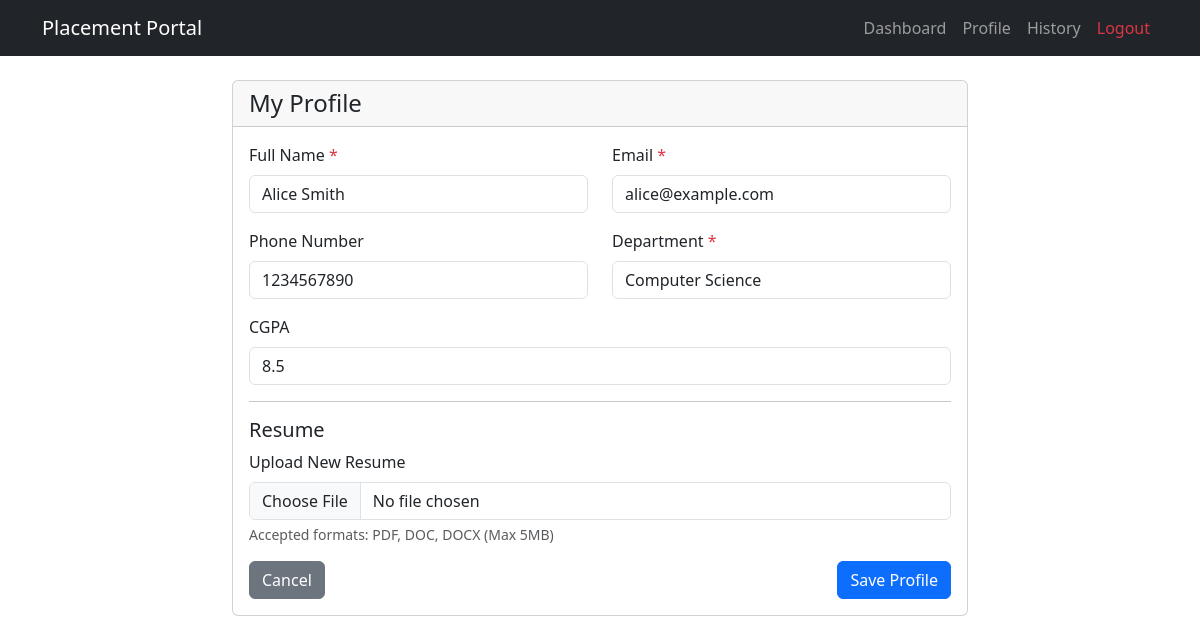
The app's page /student/profile (signed in) with its own data.
### tables this page shows
CREATE TABLE students (
            id          INTEGER PRIMARY KEY AUTOINCREMENT,
            user_id     INTEGER UNIQUE NOT NULL,
            full_name   TEXT    NOT NULL,
            email       TEXT    UNIQUE NOT NULL,
            phone       TEXT,
            department  TEXT,
            cgpa        REAL    DEFAULT 0.0,
            resume_path TEXT,
            created_at  TEXT    DEFAULT CURRENT_TIMESTAMP,
            FOREIGN KEY (user_id) REFERENCES users(id) ON DELETE CASCADE
        );

### student.py (the view, shortened to what this page needs)
@student_bp.route('/profile', methods=['GET', 'POST'])
@login_required
@role_required('student')
def profile():
    student = get_current_student()
    conn = get_db()
    conn.close()
    return render_template('student/profile.html', student=student)

### helpers.py (called while the page is built)
def get_db():
    conn = sqlite3.connect(DATABASE)
    conn.row_factory = sqlite3.Row   # access columns by name: row['full_name']
    conn.execute("PRAGMA foreign_keys = ON")
    return conn

def role_required(*roles):
    def decorator(f):
        @wraps(f)
        def decorated(*args, **kwargs):
            if not current_user.is_authenticated:
                abort(401)
            if current_user.role not in roles:
                abort(403)
            return f(*args, **kwargs)
        return decorated
    return decorator

def load_user(user_id):
    from models import get_user_by_id
    return get_user_by_id(user_id)

### models.py (called while the page is built)
def get_user_by_id(user_id):
    conn = sqlite3.connect(DATABASE)
    conn.row_factory = sqlite3.Row
    cursor = conn.cursor()
    user = cursor.execute(
        "SELECT * FROM users WHERE id = ?",
        (user_id,)
    ).fetchone()
    conn.close()
    if user:
        return User(user['id'], user['username'], user['role'], user['is_active'])
    return None

    @property
    def is_active(self):
        return self._active == 1

### student.py (called while the page is built)
def get_current_student():
    conn = get_db()
    student = conn.execute(
        "SELECT * FROM students WHERE user_id = ?",
        (current_user.id,)
    ).fetchone()
    conn.close()
    return student

### templates/student/profile.html (shortened to what this page needs)
{% extends "base.html" %}
{% block content %}
<div class="row">
    <div class="col-md-8 mx-auto">
        <div class="card">
            <div class="card-header">
                <h4 class="mb-0">My Profile</h4>
            </div>
            <div class="card-body">
                <form method="POST" enctype="multipart/form-data">
                    <div class="row">
                        <div class="col-md-6 mb-3">
                            <label for="full_name" class="form-label">Full Name <span class="text-danger">*</span></label>
                            <input type="text" class="form-control" id="full_name" name="full_name" value="{{ student.full_name }}" required>
                        </div>
                        <div class="col-md-6 mb-3">
                            <label for="email" class="form-label">Email <span class="text-danger">*</span></label>
                            <input type="email" class="form-control" id="email" name="email" value="{{ student.email }}" required>
                        </div>
                    </div>
                    <div class="row">
                        <div class="col-md-6 mb-3">
                            <label for="phone" class="form-label">Phone Number</label>
                            <input type="tel" class="form-control" id="phone" name="phone" value="{{ student.phone or '' }}">
                        </div>
                        <div class="col-md-6 mb-3">
                            <label for="department" class="form-label">Department <span class="text-danger">*</span></label>
                            <input type="text" class="form-control" id="department" name="department" value="{{ student.department }}" required>
                        </div>
                    </div>
                    <div class="mb-3">
                        <label for="cgpa" class="form-label">CGPA</label>
                        <input type="number" class="form-control" id="cgpa" name="cgpa" value="{{ student.cgpa }}" step="0.01" min="0" max="10">
                    </div>
                    <hr>
                    <h5>Resume</h5>
                    <div class="mb-3">
                        <label for="resume" class="form-label">Upload New Resume</label>
                        <input type="file" class="form-control" id="resume" name="resume" accept=".pdf,.doc,.docx">
                        <div class="form-text">Accepted formats: PDF, DOC, DOCX (Max 5MB)</div>
                    </div>
                    <div class="d-flex justify-content-between">
                        <a href="{{ url_for('student.dashboard') }}" class="btn btn-secondary">Cancel</a>
                        <button type="submit" class="btn btn-primary">Save Profile</button>
                    </div>
                </form>
            </div>
        </div>
    </div>
</div>
{% endblock %}

### records on screen
students: full_name "Alice Smith", email "alice@example.com", phone "1234567890", department "Computer Science", cgpa "8.5"
